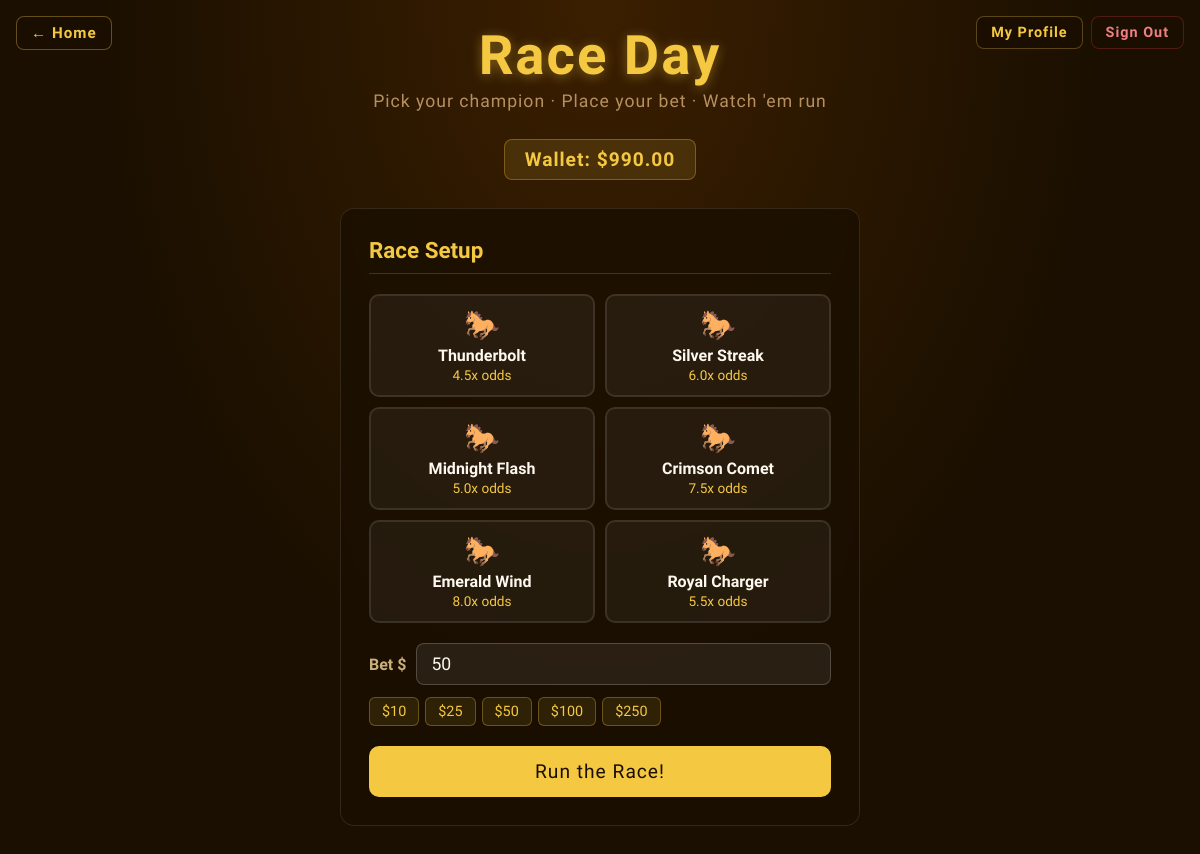
/race (signed in), run on an earlier commit of the app's database.
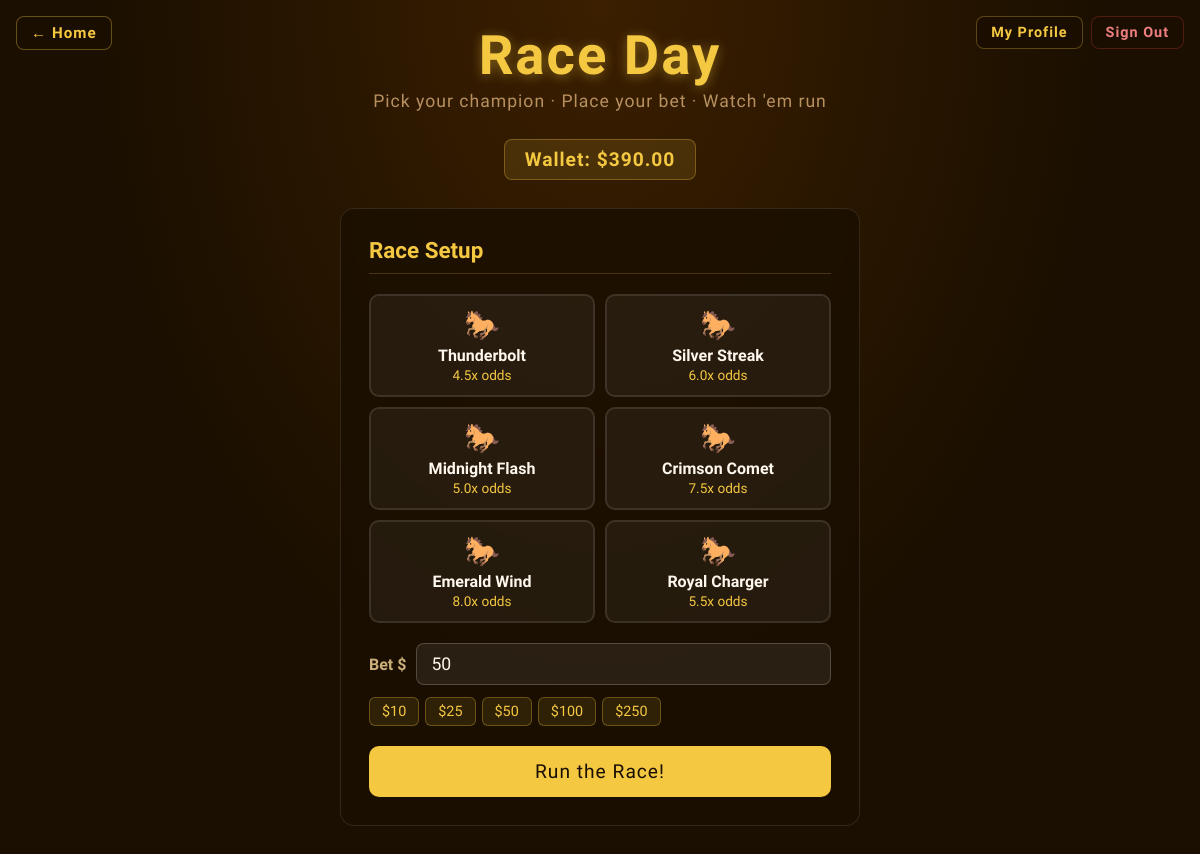
And on a later commit of the database.
### tables this page shows
CREATE TABLE users (
            id            INTEGER PRIMARY KEY AUTOINCREMENT,
            username      TEXT    NOT NULL UNIQUE,
            email         TEXT    NOT NULL UNIQUE,
            password_hash TEXT    NOT NULL,
            wallet        REAL    NOT NULL DEFAULT 1000.0,
            created_at    TEXT    NOT NULL
        );

### app.py (the view)
@app.route('/race')
@login_required
def race():
    return render_template('Race.html', horses=HORSES, user=current_user())

### app.py (called while the page is built)
def get_db():
    if 'db' not in g:
        g.db = sqlite3.connect(DATABASE)
        g.db.row_factory = sqlite3.Row   # access columns by name not teh index
    return g.db

def login_required(f):    #fragile ai thing
    @wraps(f)
    def decorated(*args, **kwargs):
        if 'user_id' not in session:
            return redirect(url_for('login'))
        return f(*args, **kwargs)
    return decorated

def current_user():
    if 'user_id' not in session:
        return None
    return get_db().execute('SELECT * FROM users WHERE id = ?', (session['user_id'],)).fetchone()

### Templates/Race.html (shortened to what this page needs)
<!DOCTYPE html>
<html lang="en">
<head>
</head>
<body>
<a href="/" class="back-home">&#8592; Home</a>
<div class="nav-right">
  <a href="/profile" class="nav-pill">My Profile</a>
  <a href="/logout"  class="nav-pill logout">Sign Out</a>
</div>
<h1>Race Day</h1>
<p class="subtitle">Pick your champion &middot; Place your bet &middot; Watch 'em run</p>
<div class="wallet-bar">Wallet: $<span id="wallet-display">{% if user is defined and user %}{{ "%.2f"|format(user['wallet']) }}{% else %}1000.00{% endif %}</span></div>
<div class="setup-panel" id="setup-panel">
  <h2>Race Setup</h2>
  <div class="horse-grid" id="horse-grid">
    {% for horse in horses %}
    <div class="horse-card" data-id="{{ horse.id }}" data-name="{{ horse.name }}" data-odds="{{ horse.odds }}" onclick="selectHorse(this)">
      <div class="horse-icon">🐎</div>
      <div class="horse-name">{{ horse.name }}</div>
      <div class="horse-odds">{{ horse.odds }}x odds</div>
    </div>
    {% endfor %}
  </div>
  <div class="bet-row">
    <label>Bet $</label>
    <input type="number" id="bet-input" min="1" step="1" value="50" placeholder="50" />
  </div>
  <div class="quick-bets">
    <span class="quick-bet" onclick="setBet(10)">$10</span>
    <span class="quick-bet" onclick="setBet(25)">$25</span>
    <span class="quick-bet" onclick="setBet(50)">$50</span>
    <span class="quick-bet" onclick="setBet(100)">$100</span>
    <span class="quick-bet" onclick="setBet(250)">$250</span>
  </div>
  <button class="run-btn" id="run-btn" onclick="startRace()">Run the Race!</button>
</div>
<div class="confetti-wrap" id="confetti-wrap"></div>
</body>
</html>

What changed in the data, as far as the page shows it:
changed users: wallet "990.00" → "390.00"
